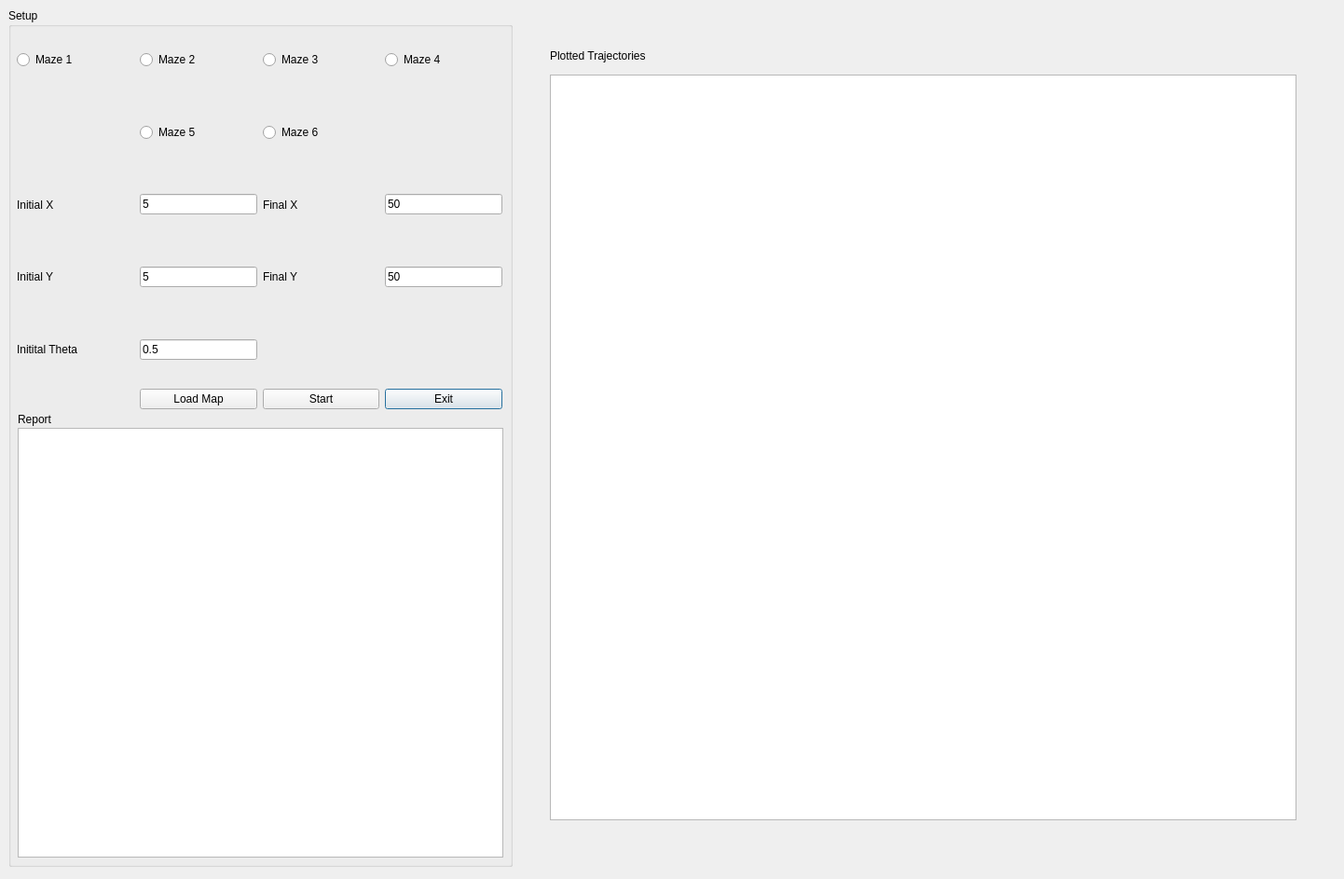
<?xml version="1.0" encoding="UTF-8"?>
<ui version="4.0">
 <class>dialog</class>
 <widget class="QDialog" name="dialog">
  <property name="geometry">
   <rect>
    <x>0</x>
    <y>0</y>
    <width>1442</width>
    <height>943</height>
   </rect>
  </property>
  <property name="sizePolicy">
   <sizepolicy hsizetype="Fixed" vsizetype="Fixed">
    <horstretch>0</horstretch>
    <verstretch>0</verstretch>
   </sizepolicy>
  </property>
  <property name="windowTitle">
   <string>Pathplanning Comparison</string>
  </property>
  <property name="windowIcon">
   <iconset>
    <normaloff>icon.png</normaloff>
    <normalon>icon.png</normalon>
    <activeon>icon.png</activeon>icon.png</iconset>
  </property>
  <widget class="QWidget" name="gridLayoutWidget">
   <property name="geometry">
    <rect>
     <x>9</x>
     <y>9</y>
     <width>541</width>
     <height>921</height>
    </rect>
   </property>
   <layout class="QGridLayout" name="gridLayout">
    <item row="1" column="0">
     <widget class="QGroupBox" name="groupBox_3">
      <property name="title">
       <string>Setup</string>
      </property>
      <widget class="QWidget" name="gridLayoutWidget_3">
       <property name="geometry">
        <rect>
         <x>9</x>
         <y>19</y>
         <width>521</width>
         <height>411</height>
        </rect>
       </property>
       <layout class="QGridLayout" name="gridLayout_3" rowstretch="0,0,0,0,0,0">
        <item row="5" column="3">
         <widget class="QPushButton" name="end_but">
          <property name="text">
           <string>Exit</string>
          </property>
         </widget>
        </item>
        <item row="3" column="1">
         <widget class="QLineEdit" name="Yi">
          <property name="sizePolicy">
           <sizepolicy hsizetype="Minimum" vsizetype="Fixed">
            <horstretch>0</horstretch>
            <verstretch>0</verstretch>
           </sizepolicy>
          </property>
          <property name="text">
           <string>5</string>
          </property>
          <property name="placeholderText">
           <string>5</string>
          </property>
         </widget>
        </item>
        <item row="1" column="2">
         <widget class="QRadioButton" name="maze6">
          <property name="sizePolicy">
           <sizepolicy hsizetype="Minimum" vsizetype="Expanding">
            <horstretch>0</horstretch>
            <verstretch>0</verstretch>
           </sizepolicy>
          </property>
          <property name="text">
           <string>Maze 6</string>
          </property>
         </widget>
        </item>
        <item row="0" column="2">
         <widget class="QRadioButton" name="maze3">
          <property name="sizePolicy">
           <sizepolicy hsizetype="Minimum" vsizetype="MinimumExpanding">
            <horstretch>0</horstretch>
            <verstretch>0</verstretch>
           </sizepolicy>
          </property>
          <property name="text">
           <string>Maze 3</string>
          </property>
         </widget>
        </item>
        <item row="0" column="3">
         <widget class="QRadioButton" name="maze4">
          <property name="sizePolicy">
           <sizepolicy hsizetype="Minimum" vsizetype="MinimumExpanding">
            <horstretch>0</horstretch>
            <verstretch>0</verstretch>
           </sizepolicy>
          </property>
          <property name="text">
           <string>Maze 4</string>
          </property>
         </widget>
        </item>
        <item row="0" column="1">
         <widget class="QRadioButton" name="maze2">
          <property name="sizePolicy">
           <sizepolicy hsizetype="Minimum" vsizetype="MinimumExpanding">
            <horstretch>0</horstretch>
            <verstretch>0</verstretch>
           </sizepolicy>
          </property>
          <property name="text">
           <string>Maze 2</string>
          </property>
         </widget>
        </item>
        <item row="2" column="1">
         <widget class="QLineEdit" name="Xi">
          <property name="sizePolicy">
           <sizepolicy hsizetype="Minimum" vsizetype="Fixed">
            <horstretch>0</horstretch>
            <verstretch>0</verstretch>
           </sizepolicy>
          </property>
          <property name="text">
           <string>5</string>
          </property>
          <property name="placeholderText">
           <string>5</string>
          </property>
         </widget>
        </item>
        <item row="3" column="3">
         <widget class="QLineEdit" name="Yf">
          <property name="sizePolicy">
           <sizepolicy hsizetype="Minimum" vsizetype="Fixed">
            <horstretch>0</horstretch>
            <verstretch>0</verstretch>
           </sizepolicy>
          </property>
          <property name="text">
           <string>50</string>
          </property>
          <property name="placeholderText">
           <string>50</string>
          </property>
         </widget>
        </item>
        <item row="2" column="3">
         <widget class="QLineEdit" name="Xf">
          <property name="sizePolicy">
           <sizepolicy hsizetype="Minimum" vsizetype="Fixed">
            <horstretch>0</horstretch>
            <verstretch>0</verstretch>
           </sizepolicy>
          </property>
          <property name="text">
           <string>50</string>
          </property>
          <property name="placeholderText">
           <string>50</string>
          </property>
         </widget>
        </item>
        <item row="2" column="2">
         <widget class="QLabel" name="label_4">
          <property name="sizePolicy">
           <sizepolicy hsizetype="Preferred" vsizetype="Minimum">
            <horstretch>0</horstretch>
            <verstretch>0</verstretch>
           </sizepolicy>
          </property>
          <property name="text">
           <string>Final X</string>
          </property>
         </widget>
        </item>
        <item row="3" column="2">
         <widget class="QLabel" name="label_5">
          <property name="sizePolicy">
           <sizepolicy hsizetype="Preferred" vsizetype="Minimum">
            <horstretch>0</horstretch>
            <verstretch>0</verstretch>
           </sizepolicy>
          </property>
          <property name="text">
           <string>Final Y</string>
          </property>
         </widget>
        </item>
        <item row="4" column="1">
         <widget class="QLineEdit" name="Ti">
          <property name="sizePolicy">
           <sizepolicy hsizetype="Minimum" vsizetype="Fixed">
            <horstretch>0</horstretch>
            <verstretch>0</verstretch>
           </sizepolicy>
          </property>
          <property name="text">
           <string>0.5</string>
          </property>
          <property name="placeholderText">
           <string>0.5</string>
          </property>
         </widget>
        </item>
        <item row="3" column="0">
         <widget class="QLabel" name="label_2">
          <property name="sizePolicy">
           <sizepolicy hsizetype="Preferred" vsizetype="Expanding">
            <horstretch>0</horstretch>
            <verstretch>0</verstretch>
           </sizepolicy>
          </property>
          <property name="text">
           <string>Initial Y</string>
          </property>
         </widget>
        </item>
        <item row="4" column="0">
         <widget class="QLabel" name="label_3">
          <property name="sizePolicy">
           <sizepolicy hsizetype="Preferred" vsizetype="MinimumExpanding">
            <horstretch>0</horstretch>
            <verstretch>0</verstretch>
           </sizepolicy>
          </property>
          <property name="text">
           <string>Initital Theta</string>
          </property>
         </widget>
        </item>
        <item row="2" column="0">
         <widget class="QLabel" name="label">
          <property name="sizePolicy">
           <sizepolicy hsizetype="Preferred" vsizetype="MinimumExpanding">
            <horstretch>0</horstretch>
            <verstretch>0</verstretch>
           </sizepolicy>
          </property>
          <property name="text">
           <string>Initial X</string>
          </property>
         </widget>
        </item>
        <item row="1" column="1">
         <widget class="QRadioButton" name="maze5">
          <property name="sizePolicy">
           <sizepolicy hsizetype="Minimum" vsizetype="MinimumExpanding">
            <horstretch>0</horstretch>
            <verstretch>0</verstretch>
           </sizepolicy>
          </property>
          <property name="text">
           <string>Maze 5</string>
          </property>
         </widget>
        </item>
        <item row="0" column="0">
         <widget class="QRadioButton" name="maze1">
          <property name="sizePolicy">
           <sizepolicy hsizetype="Minimum" vsizetype="MinimumExpanding">
            <horstretch>0</horstretch>
            <verstretch>0</verstretch>
           </sizepolicy>
          </property>
          <property name="text">
           <string>Maze 1</string>
          </property>
         </widget>
        </item>
        <item row="5" column="2">
         <widget class="QPushButton" name="Start_but">
          <property name="sizePolicy">
           <sizepolicy hsizetype="Minimum" vsizetype="Fixed">
            <horstretch>0</horstretch>
            <verstretch>0</verstretch>
           </sizepolicy>
          </property>
          <property name="text">
           <string>Start</string>
          </property>
         </widget>
        </item>
        <item row="5" column="1">
         <widget class="QPushButton" name="map_but">
          <property name="text">
           <string>Load Map</string>
          </property>
         </widget>
        </item>
       </layout>
      </widget>
      <widget class="QTextEdit" name="rep_area">
       <property name="geometry">
        <rect>
         <x>10</x>
         <y>450</y>
         <width>521</width>
         <height>461</height>
        </rect>
       </property>
       <property name="sizePolicy">
        <sizepolicy hsizetype="Fixed" vsizetype="Fixed">
         <horstretch>0</horstretch>
         <verstretch>0</verstretch>
        </sizepolicy>
       </property>
      </widget>
      <widget class="QLabel" name="label_6">
       <property name="geometry">
        <rect>
         <x>10</x>
         <y>430</y>
         <width>251</width>
         <height>21</height>
        </rect>
       </property>
       <property name="sizePolicy">
        <sizepolicy hsizetype="Minimum" vsizetype="Preferred">
         <horstretch>0</horstretch>
         <verstretch>0</verstretch>
        </sizepolicy>
       </property>
       <property name="text">
        <string>Report</string>
       </property>
      </widget>
     </widget>
    </item>
   </layout>
  </widget>
  <widget class="QGraphicsView" name="graphicsView">
   <property name="geometry">
    <rect>
     <x>590</x>
     <y>80</y>
     <width>801</width>
     <height>800</height>
    </rect>
   </property>
   <property name="sizePolicy">
    <sizepolicy hsizetype="Fixed" vsizetype="Fixed">
     <horstretch>0</horstretch>
     <verstretch>0</verstretch>
    </sizepolicy>
   </property>
  </widget>
  <widget class="QLabel" name="label_8">
   <property name="geometry">
    <rect>
     <x>590</x>
     <y>50</y>
     <width>441</width>
     <height>20</height>
    </rect>
   </property>
   <property name="sizePolicy">
    <sizepolicy hsizetype="Minimum" vsizetype="Preferred">
     <horstretch>0</horstretch>
     <verstretch>0</verstretch>
    </sizepolicy>
   </property>
   <property name="text">
    <string>Plotted Trajectories</string>
   </property>
  </widget>
 </widget>
 <resources/>
 <connections/>
</ui>
